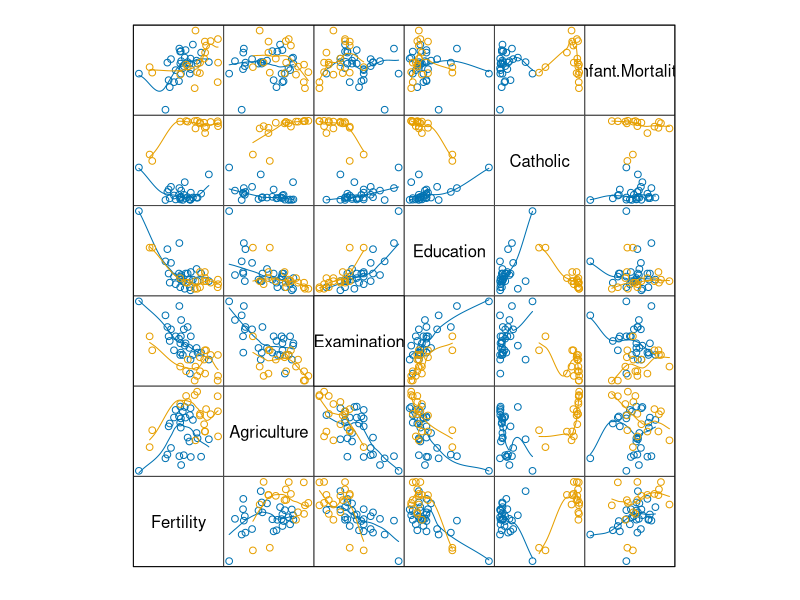
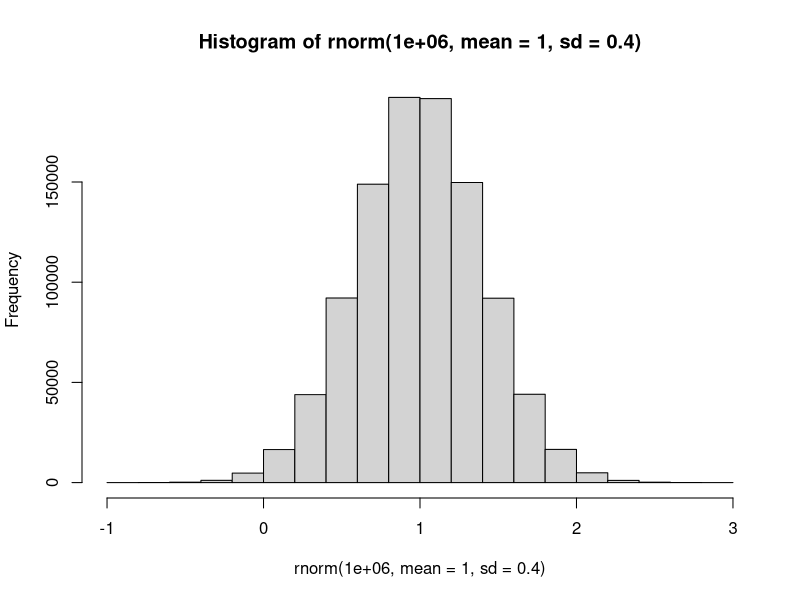
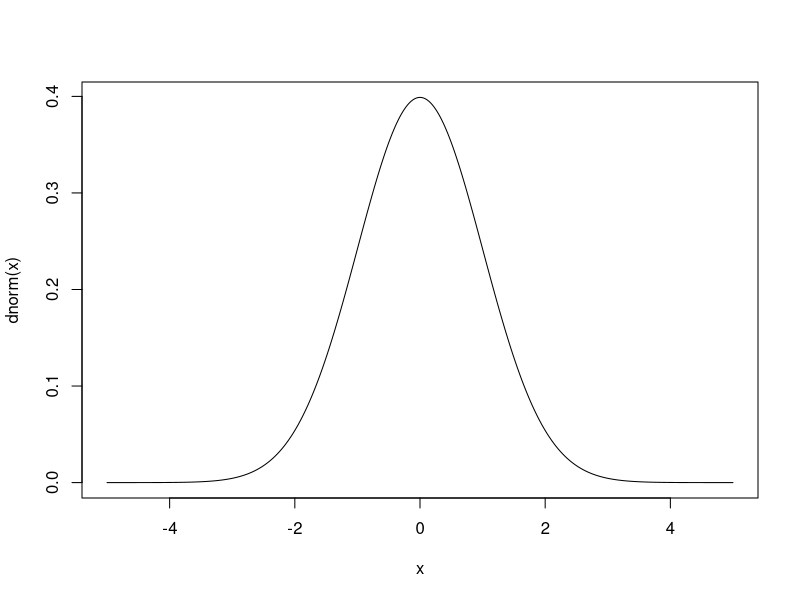
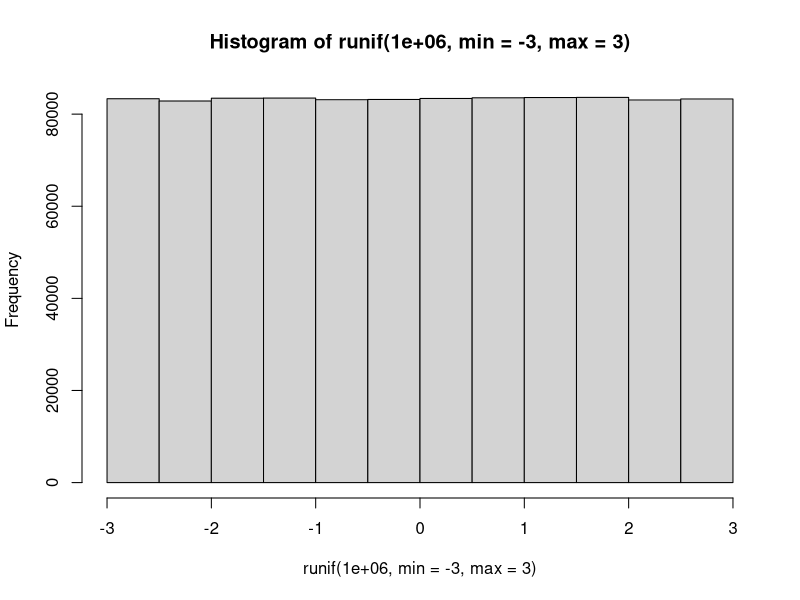
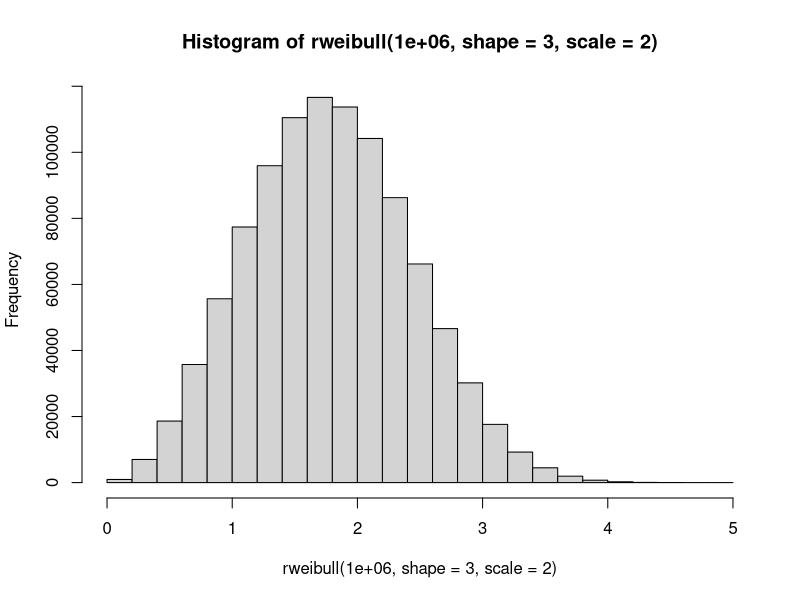
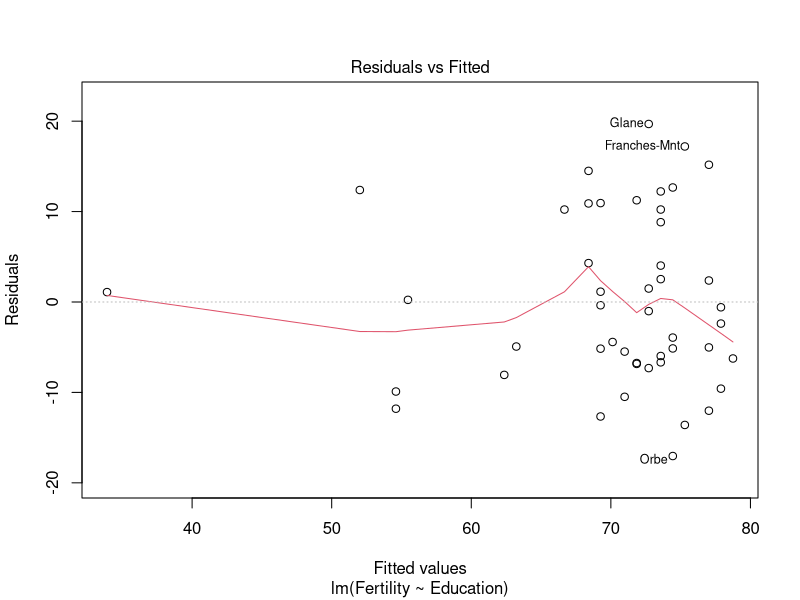

Write the R code that produced these figures, in order.
## Conjunto de datos: swiss
data(swiss)

summary(swiss)

library(lattice)
splom(swiss, pscale=0, type=c('p', 'smooth'),
      groups=swiss$Catholic > 50, xlab='')

## Resumen de  información

summary(swiss)

## Media

mean(swiss$Fertility)

colMeans(swiss)

## Desviación Estándar


sd(swiss$Fertility)

sapply(swiss, sd)

## Otras


median(swiss$Fertility)

mad(swiss$Fertility)

IQR(swiss$Fertility)

## Distribución Normal

rnorm(10, mean = 1, sd = .4)

hist(rnorm(1e6, mean = 1, sd = .4))

## Distribución Normal

x <- seq( -5, 5, by =.01)
plot(x, dnorm(x), type = 'l')

## Distribución Uniforme


runif(10, min=-3, max=3)

hist(runif(1e6, min = -3, max = 3))

## Distribución de Weibull

rweibull(n=10, shape = 3, scale = 2)

hist(rweibull(1e6, shape = 3, scale = 2))

## Muestreo aleatorio


x <- seq(1, 100, length = 10)
x



## - Sin reemplazo

sample(x)

sample(x, 5)



## - Con reemplazo

sample(x, 5, replace = TRUE)

## Para muestra única

## - t de Student

t.test(swiss$Fertility, mu=70)



## - Wilcoxon (no paramétrico)

wilcox.test(swiss$Fertility, mu=70)

## Para muestras pareadas

Religion <- ifelse(swiss$Catholic > 50,
                   'Catholic', 'Protestant')



## - t de Student

t.test(Fertility ~ Religion, data=swiss)

## Para muestras pareadas
## - Wilcoxon

wilcox.test(Fertility ~ Religion, data=swiss)

## Fertilidad y educación

lmFertEdu <- lm(Fertility ~ Education,
              data = swiss)
summary(lmFertEdu)

## Fertilidad y educación

coef(lmFertEdu)

fitted.values(lmFertEdu)

## Fertilidad y educación

residuals(lmFertEdu)

## Fertilidad y educación

plot(lmFertEdu, which = 1)

## Fertilidad, educación y religión

lmFertEduCat <- lm(Fertility ~ Education + Catholic,
                   data = swiss)
summary(lmFertEduCat)

## Lo mismo con =update=

lmFertEduCat <- update(lmFertEdu, . ~ . + Catholic,
                       data = swiss)
summary(lmFertEduCat)

## Fertilidad, educación, religión y agricultura

lmFertEduCatAgr <- lm(Fertility ~ Education + Catholic + Agriculture,
                      data = swiss)
summary(lmFertEduCatAgr)

## Lo mismo con =update=

lmFertEduCatAgr <- update(lmFertEduCat,
                          . ~ . + Agriculture,
                          data = swiss)
summary(lmFertEduCatAgr)

## Lo mismo con =update=

lmFertEduCatAgr <- update(lmFertEdu,
                          . ~ . + Catholic + Agriculture,
                          data = swiss)
summary(lmFertEduCatAgr)

## Comparamos modelos con =anova=

anova(lmFertEdu, lmFertEduCat, lmFertEduCatAgr)

## Fertilidad contra todo

lmFert <- lm(Fertility ~ ., data=swiss)

summary(lmFert)

## Elegir un modelo con =anova=

anova(lmFert)

## Elegir un modelo con =step=

stepFert <- step(lmFert)

## Elegir un modelo

summary(stepFert)

## Elegir un modelo

stepFert$anova
